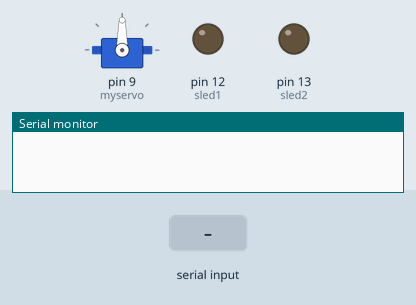
The sketch below on a simulated Arduino Uno, built with avr-gcc and run on an emulated ATmega328P. Shown: servo, output pins drawn as LEDs (lit = HIGH), the last lines printed to the serial monitor. The test bench sets the inputs (shaded band). Random numbers use the default seed unless the sketch sets one.

Above: at 1.2 s.
1.3 s: "asdfg\n" received over Serial
At 2.3 s:
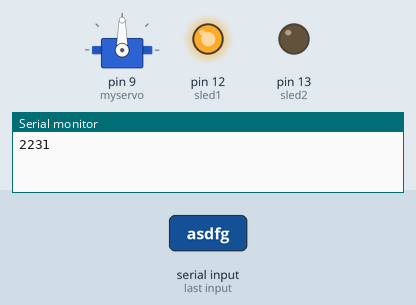
2.8 s: "1\n" received over Serial
At 4.2 s:
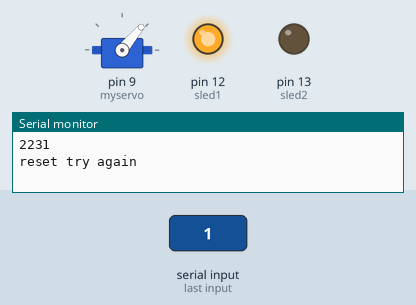
Timing chart, 0 to 5.8 s (numbered marks = the images above; inputs shaded):
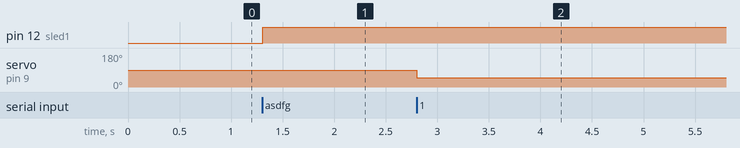

The sketch:

Arduino_code.ino
```cpp
#include <Servo.h>
String dicid;
String pwd;
String otpp = "";
String numbers[4]={"3213", "213213", "543646","2231" };
int sled1=12;
int sled2=13;
Servo myservo;
void setup() {
Serial.begin(9600);
myservo.attach(9);
pinMode(sled1,1);
pinMode(sled2,1);
}
void loop() {
while (Serial.available ()==0);
dicid=Serial.readStringUntil('\n');
if (dicid== "asdfg") {
  otp();
  digitalWrite(sled1, 1);
}
check();

}

void otp() {
    otpp = numbers [random(0, 4)];
  Serial.println (otpp+"\n");

}
void check(){
  while (Serial.available()==0);
 pwd=Serial.readStringUntil('\n');

if (pwd == otpp ){
  Serial.println ("unlocked");
  myservo.write(120);
  digitalWrite(sled2,1);
  digitalWrite(sled1,0);
}
if (pwd != otpp ){
  Serial.println("reset try again");
  myservo.write(50);
  digitalWrite(sled2,0);
  digitalWrite(sled1,1);
}
}
```

Measured:
- after the input at 1.3 s, pin 12 (sled1): LOW → HIGH at once
- after the input at 2.8 s, servo on pin 9 (myservo): 90° → 50° at once
